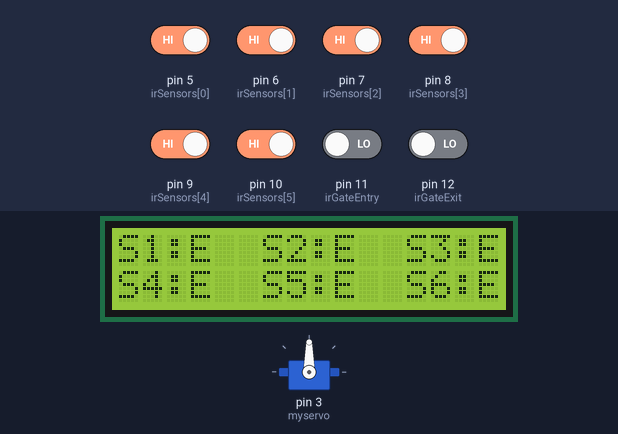
Simulated run of this sketch. Board: Arduino Uno, built with avr-gcc and run on an emulated ATmega328P. Parts: servo, 16×2 character LCD. The test bench sets the inputs (shaded band); at power-on: pin 5 (irSensors[0]), pin 6 (irSensors[1]), pin 7 (irSensors[2]), pin 8 (irSensors[3]), pin 9 (irSensors[4]), pin 10 (irSensors[5]) HIGH, pin 11 (irGateEntry), pin 12 (irGateExit) LOW. What the sketch prints to the serial monitor is not drawn.

Above: at 1.2 s.
1.3 s: pin 5 (irSensors[0]) driven LOW
3.6 s: pin 6 (irSensors[1]) driven LOW
At 5.1 s:
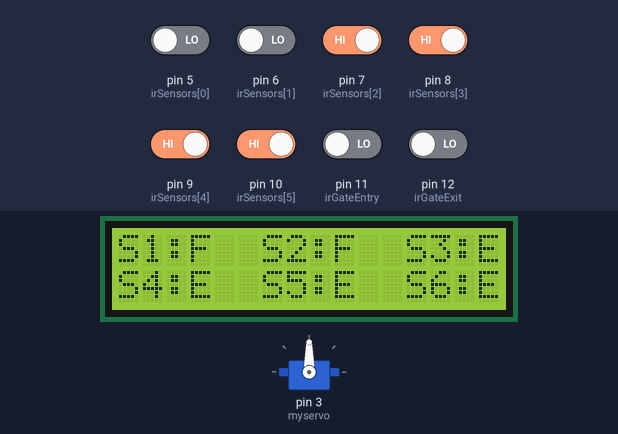
5.7 s: pin 7 (irSensors[2]) driven LOW
7.8 s: pin 8 (irSensors[3]) driven LOW
At 9.0 s:
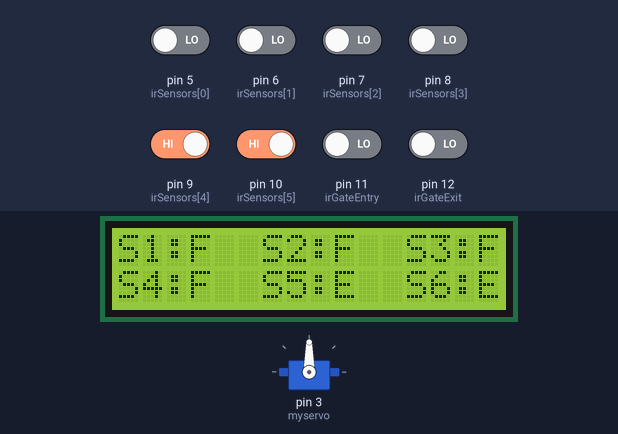
9.9 s: pin 9 (irSensors[4]) driven LOW
11.9 s: pin 10 (irSensors[5]) driven LOW
At 13.0 s:
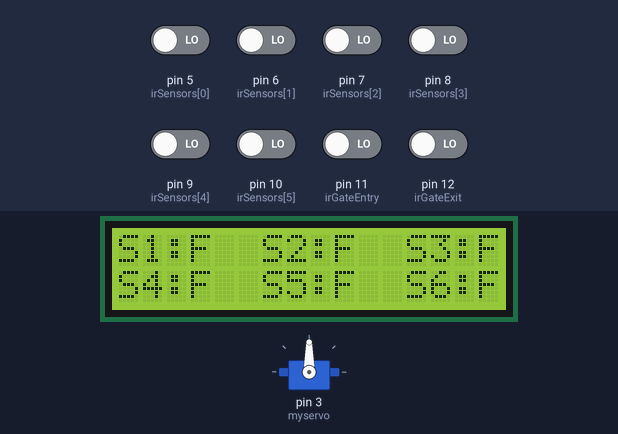
At 14.9 s:
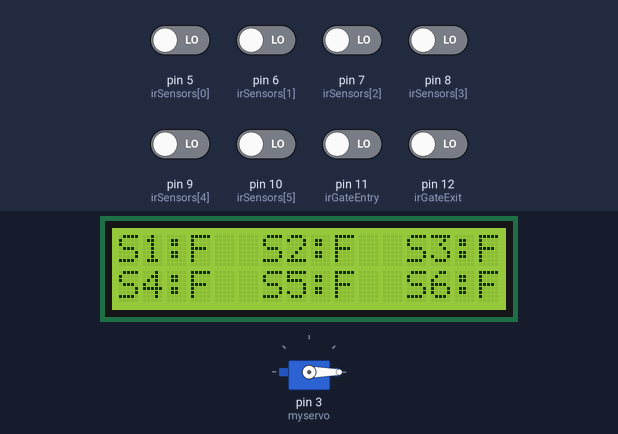
Timing chart, 0 to 16.0 s (numbered marks = the images above; inputs shaded):
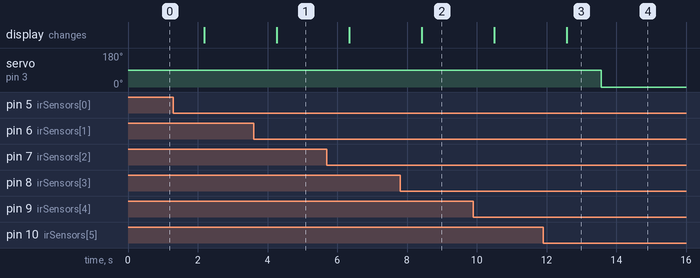

Measured:
- after the input at 3.6 s, the display: changes after 0.67 s (image 1)
- after the input at 7.8 s, the display: changes after 0.62 s (image 2)
- after the input at 11.9 s, servo on pin 3 (myservo): 90° → 0° after 1.7 s; the display: changes after 0.68 s (image 3)

The sketch:

Arduino.ino
```cpp
#include <Servo.h>
#include <Wire.h>
#include <LiquidCrystal_I2C.h>

Servo myservo;
LiquidCrystal_I2C lcd(0x27, 16, 2); // Set up the LCD's number of columns and rows

int irSensors[6] = {5, 6, 7, 8, 9, 10}; // IR sensor pins for parking slots
int irGateEntry = 11; // IR sensor pin for gate entry
int irGateExit = 12; // IR sensor pin for gate exit
bool slots[6]; // parking slots status
int slot = 6;

void setup() {
  Serial.begin(9600);
  Wire.begin();

  for (int i = 0; i < 6; i++) {
    pinMode(irSensors[i], INPUT);
    slots[i] = false;
  }
  pinMode(irGateEntry, INPUT);
  pinMode(irGateExit, INPUT);

  myservo.attach(3);
  myservo.write(90);

  lcd.init(); // Initialize the LCD
  lcd.backlight(); // Turn on the backlight
  lcd.setCursor(0, 0); // Set cursor to row 0
  lcd.print("Avail Slots:");

  Read_Sensor();

  int total = 0;
  for (int i = 0; i < 6; i++) {
    total += slots[i];
  }
  slot -= total;
}

void loop() {
  Read_Sensor();
  lcd.setCursor(0, 1); // Set cursor to row 1
  lcd.clear(); // Clear the display
  for (int i = 0; i < 6; i++) {
    lcd.print("S");
    lcd.print(i + 1);
    lcd.print(slots[i] ? ":F" : ":E");
    lcd.print("  ");
    if (i == 2) {
      lcd.setCursor(0, 1); // Move to the next row after 3 slots
    }
  }

  // Send parking slots status to NodeMCU
  for (int i = 0; i < 6; i++) {
    Serial.print(slots[i] ? "Filled" : "Empty");
    if (i < 5) Serial.print(",");
  }
  Serial.println();
  delay(1000);

  // Control gate based on parking slots status and car presence at the gate
  bool allSlotsFilled = true;
  for (int i = 0; i < 6; i++) {
    if (!slots[i]) {
      allSlotsFilled = false;
      break;
    }
  }
  if (allSlotsFilled || (digitalRead(irGateEntry) == LOW && digitalRead(irGateExit) == HIGH)) {
    myservo.write(0); // Close gate
  } else {
    myservo.write(90); // Open gate
  }
}

void Read_Sensor() {
  for (int i = 0; i < 6; i++) {
    slots[i] = digitalRead(irSensors[i]) == LOW;
  }
}
```
